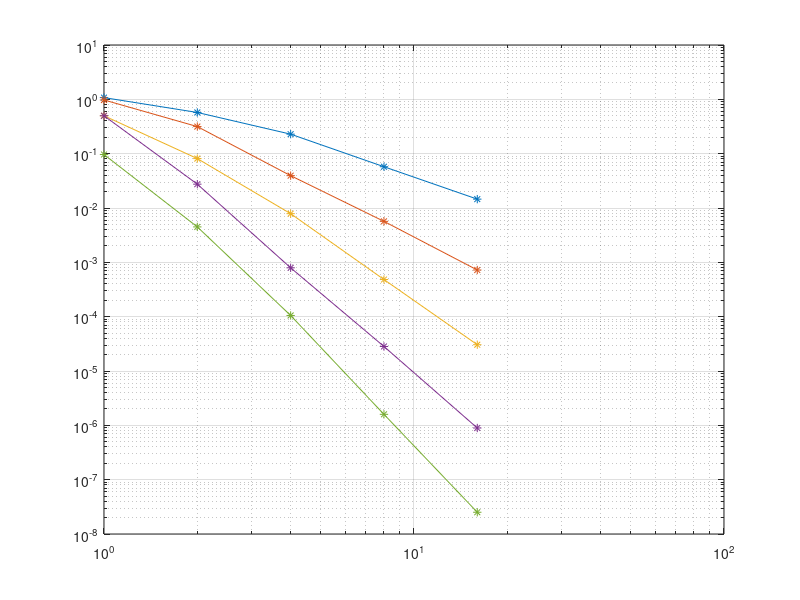

MATLAB code for this plot:
close all;
clear all;

%% l2 [Order][Mesh]

%% f = Sin(10x)

h = [1, 1/2, 1/4, 1/8, 1/16];
p = [1:5];

l2 = ...
    [...
        +1.075659e+00 , +5.732410e-01 , +2.285537e-01 , +5.748644e-02 , +1.456107e-02 ; ...
        +9.735609e-01 , +3.151548e-01 , +3.938404e-02 , +5.679590e-03 , +7.223539e-04 ; ...
        +4.984880e-01 , +8.118949e-02 , +7.865903e-03 , +4.826276e-04 , +3.046449e-05 ; ...
        +4.984917e-01 , +2.745846e-02 , +7.932871e-04 , +2.827457e-05 , +8.937159e-07 ; ...
        +9.648212e-02 , +4.488822e-03 , +1.052306e-04 , +1.594444e-06 , +2.514015e-08 ; ...
    ];

P = size(p, 2);
H = size(h, 2);

delta = zeros(P, H - 1);

for i = 1:H-1
    delta(:, i) = ...
        (log10(l2(:, i + 1)) - log10(l2(:, i))) / ...
        (log10(1/h(i + 1))   - log10(1/h(i)));
end

delta

figure;
loglog(1./h, l2', '-*');
grid;
